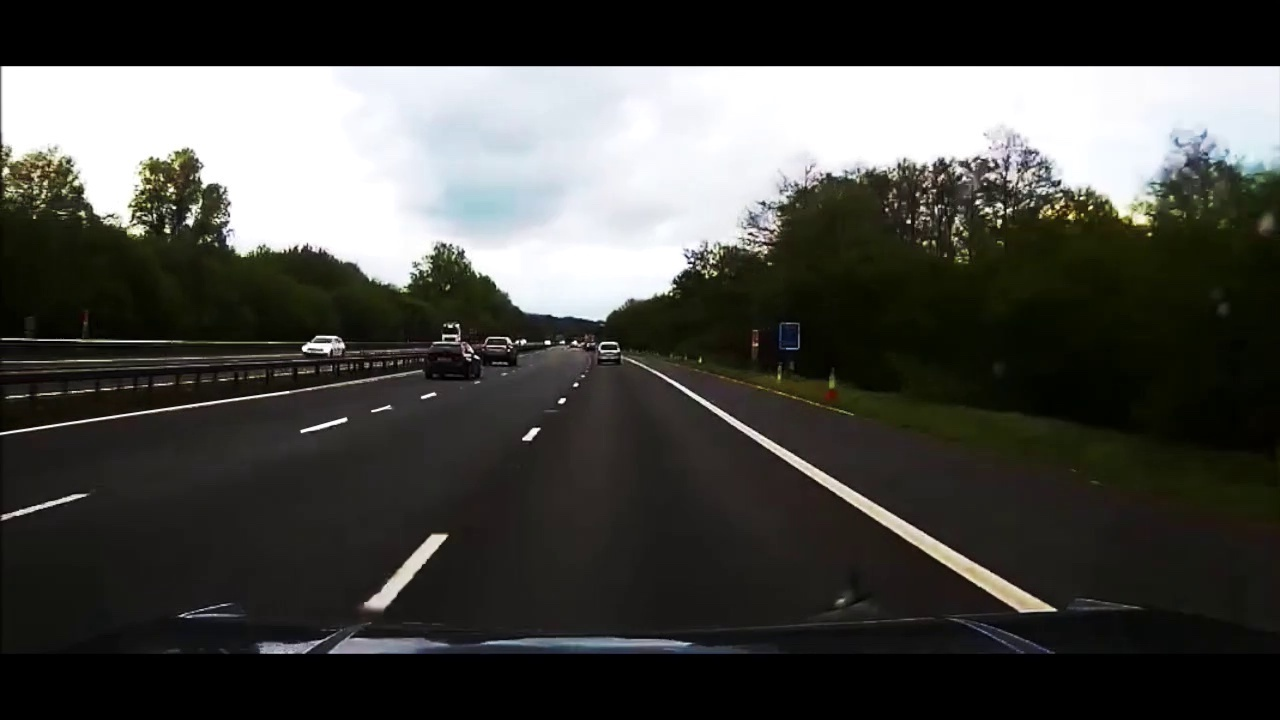
#> input picture test_images/frame14.jpg, 1280 x 720 px; its folder holds only this picture in this run
$ python sprdh.py
#> lines starting #> are read from the running program, lines starting #| are printed output that depends on the picture; after the words box and inside, x2 and y2 are one past the last pixel; in counts of white or black regions, pixels touching at a corner belong together
#> further down, image is the input picture: shape (720, 1280, 3); mean R, G, B 72.6, 72.8, 68.8
import matplotlib
matplotlib.use('TkAgg')
import matplotlib.pyplot as plt
import matplotlib.image as mpimg
import numpy as np
import cv2
import math
# import os
import time
import glob
import requests
# [19 lines of commented-out code are left out]

def grayscale(img):
    """Applies the Grayscale transform
    This will return an image with only one color channel
    but NOTE: to see the returned image as grayscale
    (assuming your grayscaled image is called 'gray')
    you should call plt.imshow(gray, cmap='gray')"""
    return cv2.cvtColor(img, cv2.COLOR_RGB2GRAY)
    # Or use BGR2GRAY if you read an image with cv2.imread()
    # return cv2.cvtColor(img, cv2.COLOR_BGR2GRAY)

def canny(img, low_threshold, high_threshold):
    """Applies the Canny transform"""
    return cv2.Canny(img, low_threshold, high_threshold)

def gaussian_blur(img, kernel_size):
    """Applies a Gaussian Noise kernel"""
    return cv2.GaussianBlur(img, (kernel_size, kernel_size), 0)

def region_of_interest(img, vertices):
    """
    Applies an image mask.

    Only keeps the region of the image defined by the polygon
    formed from `vertices`. The rest of the image is set to black.
    """
    #defining a blank mask to start with
    mask = np.zeros_like(img)

    #defining a 3 channel or 1 channel color to fill the mask with depending on the input image
    if len(img.shape) > 2:
        channel_count = img.shape[2]  # i.e. 3 or 4 depending on your image
        ignore_mask_color = (0,255,) * channel_count
    else:
        ignore_mask_color = 255

    #filling pixels inside the polygon defined by "vertices" with the fill color
    cv2.fillPoly(mask, vertices, ignore_mask_color)

    #returning the image only where mask pixels are nonzero
    masked_image = cv2.bitwise_and(img, mask)
    #plt.imshow(masked_image)
    #plt.show()
    return masked_image


def draw_lines(img, lines, color=[255, 0, 0], thickness=2):
    for line in lines:
        for x1,y1,x2,y2 in line:
            cv2.line(img, (x1, y1), (x2, y2), color, thickness)
    """
    NOTE: this is the function you might want to use as a starting point once you want to
    average/extrapolate the line segments you detect to map out the full
    extent of the lane (going from the result shown in raw-lines-example.mp4
    to that shown in P1_example.mp4).

    Think about things like separating line segments by their
    slope ((y2-y1)/(x2-x1)) to decide which segments are part of the left
    line vs. the right line.  Then, you can average the position of each of
    the lines and extrapolate to the top and bottom of the lane.

    This function draws `lines` with `color` and `thickness`.
    Lines are drawn on the image inplace (mutates the image).
    If you want to make the lines semi-transparent, think about combining
    this function with the weighted_img() function below
    """

def hough_lines(img, rho, theta, threshold, min_line_len, max_line_gap):
    """
    `img` should be the output of a Canny transform.

    Returns an image with hough lines drawn.
    """
    lines = cv2.HoughLinesP(img, rho, theta, threshold, np.array([]), minLineLength=min_line_len, maxLineGap=max_line_gap)
    line_img = np.zeros((img.shape[0], img.shape[1], 3), dtype=np.uint8)
    # [4 lines of commented-out code are left out]
    draw_lines(line_img,lines)
    #plt.imshow(line_img)
    #plt.show()

    magic(lines,img)
    #writes the lane number to a file l.txt
    return line_img

def magic(lines,img):
    #print(lines)
    c_l=img.shape[1]*0.4
    c_r=img.shape[1]*0.6
    x=[]
    l,r=[0,0]
    for line in lines:
        x.append(int(line[0][0]))
    #print(x)
    for i in x:
        if(i<c_l):
            l+=1
        elif(i>c_r):
            r+=1
    if(r==0):
        lane_number=3
    elif(l==0):
        lane_number=1
    else:
        lane_number=2
    file_path="l.txt"
    fow=open(file_path,'w')
    fow.write(str(lane_number))
    fow.close()

    #sending the lane_number to server so that it stores the lane number in a text file
    userdata = {"lane_number": lane_number}
    resp = requests.post('http://139.59.15.91/lbs-rpi/lbs.php', params=userdata)

def weighted_img(img, initial_img, α=0.8, β=1., λ=0.):
    """
    `img` is the output of the hough_lines(), An image with lines drawn on it.
    Should be a blank image (all black) with lines drawn on it.

    `initial_img` should be the image before any processing.

    The result image is computed as follows:

    initial_img * α + img * β + λ
    NOTE: initial_img and img must be the same shape!
    """
    return cv2.addWeighted(initial_img, α, img, β, λ)

def process_frame(image):
    global first_frame

    gray_image = grayscale(image)
    img_hsv = cv2.cvtColor(image, cv2.COLOR_RGB2HSV)
#> img_hsv: shape (720, 1280, 3); mean H, S, V 34.8, 61.2, 74.8
    #plt.imshow(img_hsv)
    #plt.show()
    #hsv = [hue, saturation, value]
    #more accurate range for yellow since it is not strictly black, white, r, g, or b

    lower_yellow = np.array([20, 100, 100], dtype = "uint8")
    upper_yellow = np.array([30, 255, 255], dtype="uint8")

    mask_yellow = cv2.inRange(img_hsv, lower_yellow, upper_yellow)
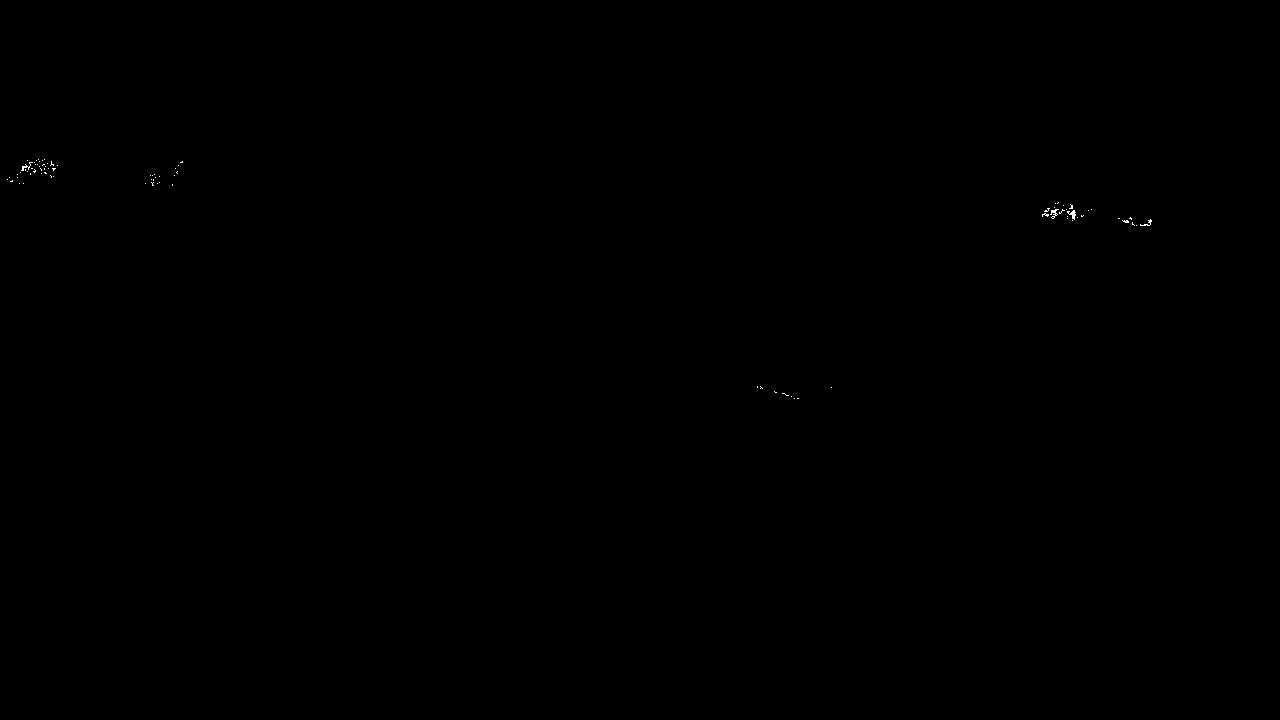
#> mask_yellow: shape (720, 1280); 0.04% white in thin lines or dots, all inside (x1, y1, x2, y2) = (7, 159, 1152, 399)
    mask_white = cv2.inRange(gray_image, 200, 255)
#> mask_white: shape (720, 1280); 21.1% white; 237 white regions (206 under 20 px), largest, box (x1, y1, x2, y2) and area: (2, 66, 1280, 321) 187425, (652, 370, 1041, 604) 2693, (369, 535, 446, 606) 1176
    mask_yw = cv2.bitwise_or(mask_white, mask_yellow)
#> mask_yw: shape (720, 1280); 21.2% white; 307 white regions (273 under 20 px), largest, box (x1, y1, x2, y2) and area: (2, 66, 1280, 321) 187435, (652, 370, 1041, 604) 2693, (369, 535, 446, 606) 1176
    mask_yw_image = cv2.bitwise_and(gray_image, mask_yw)
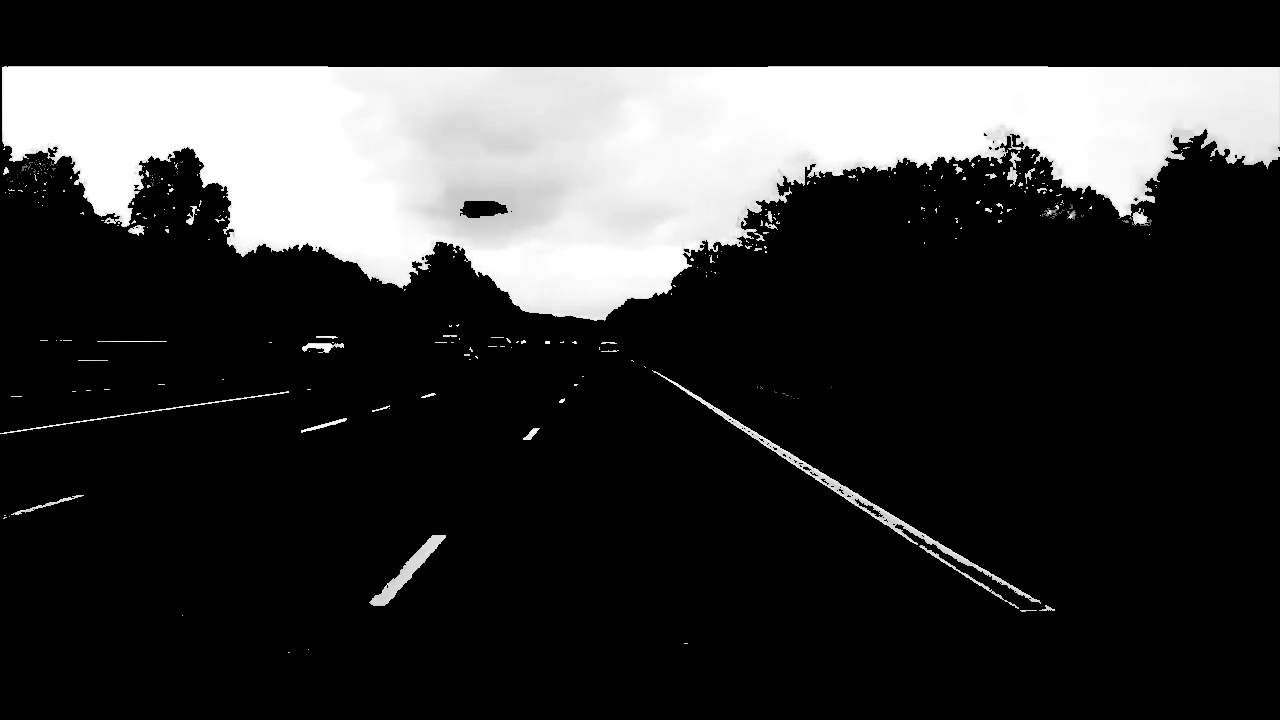
#> mask_yw_image: shape (720, 1280); min 0, max 255, mean 51.7

    kernel_size = 5
    gauss_gray = gaussian_blur(mask_yw_image,kernel_size)


    #same as quiz values
    low_threshold = 50
    high_threshold = 150
    canny_edges = canny(gauss_gray,low_threshold,high_threshold)
#> in canny, `return cv2.Canny(img, low_threshold, high_threshold)`: returned value: shape (720, 1280); 1.2% white in thin lines or dots, all inside (x1, y1, x2, y2) = (0, 66, 1280, 654)
    #plt.imshow(canny_edges)
    #plt.show()

    imshape = image.shape
#> imshape = (720, 1280, 3)
    lower_left = [0,imshape[0]]
#> lower_left = [0, 720]
    lower_right = [imshape[1],imshape[0]]
#> lower_right = [1280, 720]
    top_left = [0,imshape[0]*0.55]
#> top_left = [0, 396]
    top_right=[imshape[1],imshape[0]*0.55]
#> top_right = [1280, 396]
    top_left_i = [imshape[1]*0.414,imshape[0]*0.563]
#> top_left_i = [529.9, 405.4]
    top_right_i = [imshape[1]*0.585,imshape[0]*0.563]
#> top_right_i = [748.8, 405.4]
    vertices = [np.array([lower_left,top_left,top_right,lower_right,top_right_i,top_left_i],dtype=np.int32)]
    #print(vertices)
    #print(imshape)
    roi_image = region_of_interest(canny_edges, vertices)
#> in region_of_interest, `cv2.fillPoly(mask, vertices, ignore_mask_color)`: mask: shape (720, 1280); 19.5% white; 1 white region, box (x1, y1, x2, y2) and area: (0, 396, 1280, 720) 179692
#> in region_of_interest, `masked_image = cv2.bitwise_and(img, mask)`:
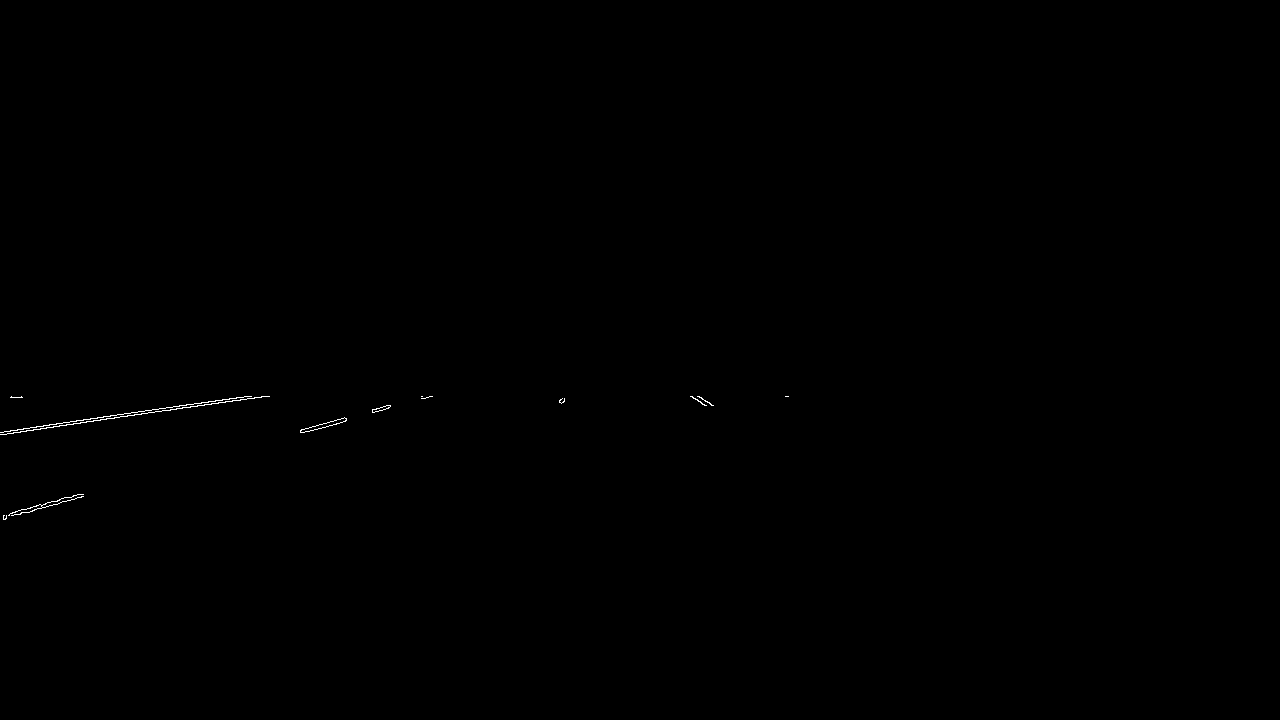
#> masked_image: shape (720, 1280); 0.11% white in thin lines or dots, all inside (x1, y1, x2, y2) = (0, 396, 789, 520)
    #plt.imshow(roi_image)
    #plt.show()

    #rho and theta are the distance and angular resolution of the grid in Hough space
    #same values as quiz
    rho = 2
    theta = np.pi/180
    #threshold is minimum number of intersections in a grid for candidate line to go to output
    threshold = 20
    min_line_len = 50
    max_line_gap = 60

    line_image = hough_lines(roi_image, rho, theta, threshold, min_line_len, max_line_gap)
#> in hough_lines, `lines = cv2.HoughLinesP(img, rho, theta, threshold, np.array([]), minL..`: lines = [[23, 428, 251, 396], [13, 432, 269, 396], [3, 516, 80, 494], [3, 519, 83, 496], [300, 431, 386, 405], [303, 432, 422, 396], [372, 412, 432, 396], [336, 424, 387, 405], [6, 516, 83, 494], [3, 518, 81, 496], [3, 515, 77, 494], [324, 427, 377, 408]]
#> the loop in draw_lines, `for line in lines:` made 12 passes
#> the loop in magic, `for line in lines:` made 12 passes
#> after the loop in magic, `for line in lines:`: x = [23, 13, 3, 3, 300, 303, 372, 336, 6, 3, 3, 324]
#> the loop in magic, `for i in x:` made 12 passes
#> i on passes 1, 2, 5, 6, 7, 8, 9, 10, 11, 12: 23, 13, 300, 303, 372, 336, 6, 3, 3, 324
#> after the loop in magic, `for i in x:`: l = 12; r = 0
#> (the call stopped at in magic, `resp = requests.post('http://139.59.15.91/lbs-rpi/lbs.php', params=use..`: requests is not available in this run)
    #plt.imshow(line_image)
    #plt.show()

    result = weighted_img(line_image, image, α=0.8, β=1., λ=0.)
    return result

#for source_img in os.listdir("test_images/"):
dirlist = glob.glob('test_images/*.jpg')
for source_img in dirlist:
    image = mpimg.imread(source_img)
    processed = process_frame(image)
    # s=source_img[12:]
    mpimg.imsave("out_images/1.jpg",processed)
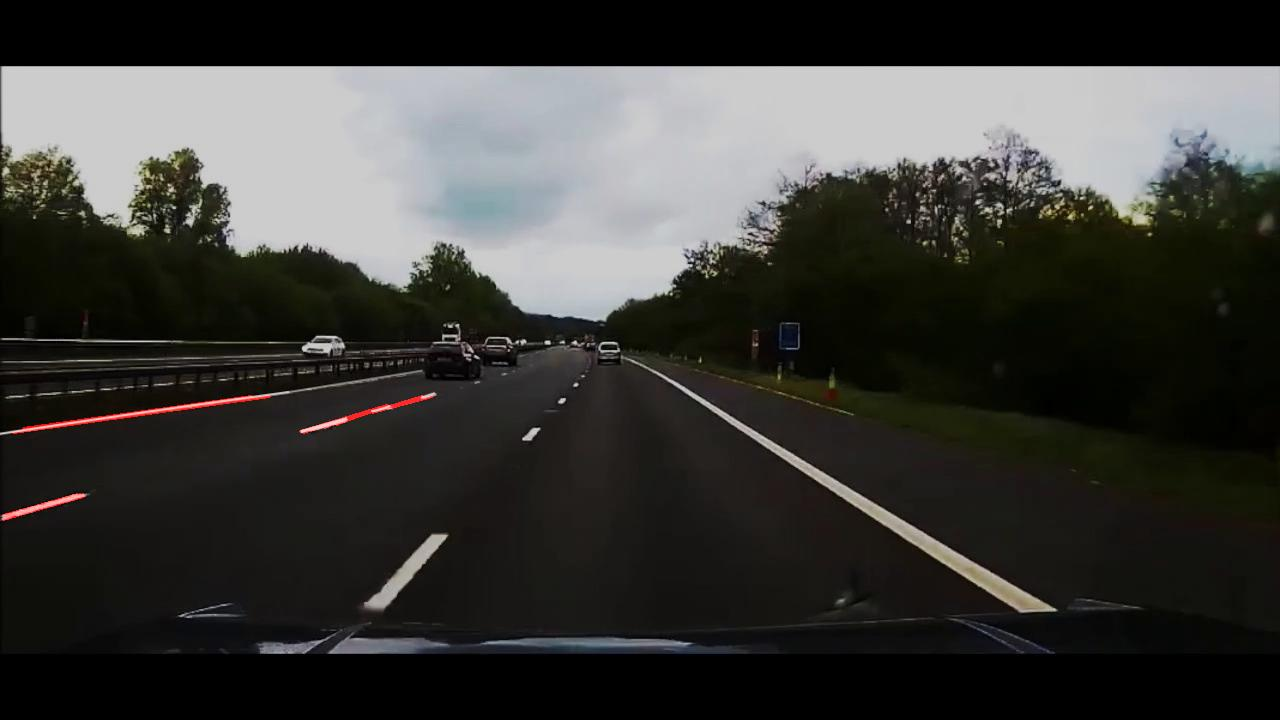
#> saved as 1.jpg: shape (720, 1280, 3); mean R, G, B 58.4, 58.2, 55
    # time.sleep(6)
